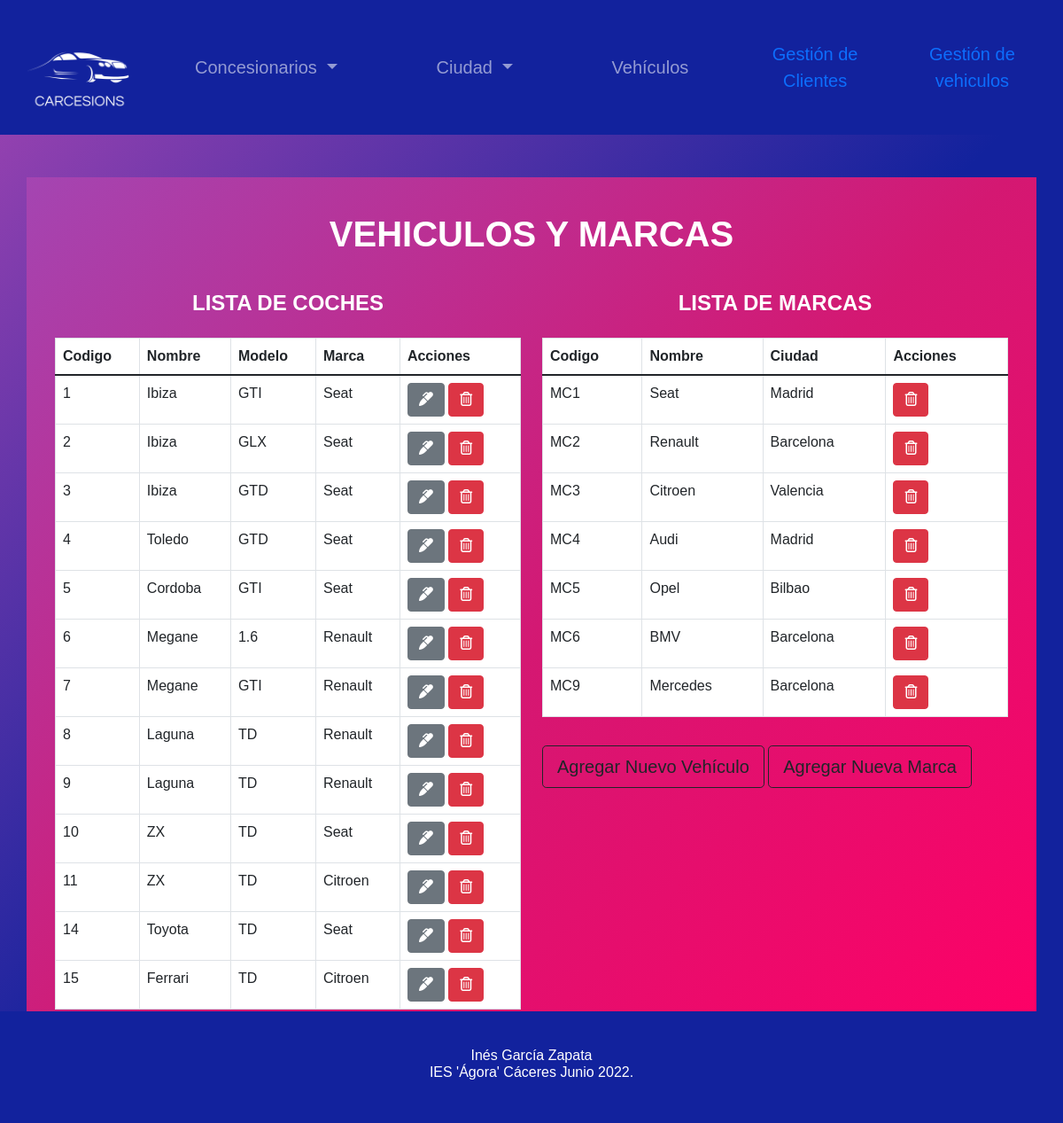
/index.php?c=vehiculos&a=coches, run on the app's committed database.
### tables this page shows
CREATE TABLE IF NOT EXISTS `coches` (
  `cod` int(4) NOT NULL AUTO_INCREMENT,
  `nombre` varchar(20) NOT NULL,
  `modelo` varchar(10) NOT NULL,
  `marca` varchar(10) NOT NULL,
  PRIMARY KEY (`cod`),
  KEY `fk_marcoche` (`marca`)
);

CREATE TABLE IF NOT EXISTS `marca` (
  `id_marca` varchar(5) NOT NULL,
  `nombre` varchar(20) NOT NULL,
  `ciudad` varchar(20) NOT NULL,
  PRIMARY KEY (`id_marca`)
);

### controlador/Vehiculos.php (called while the page is built, shortened)
<?php
class VehiculosControlador{
  public function __construct()
  {
    require_once 'modelo/VehiculoM.php';
    require_once 'modelo/MarcaM.php';
    require_once 'modelo/ConcesionarioM.php';
  }
  public function coches(){
    $vehiculos=new VehiculoM();
    $marcas = new MarcaM();
    $concesionarios = new ConcesionarioM();
    $data["concesionarios"] = $concesionarios->get_concesionarios();
    $data["titulo"]="Vehiculos y Marcas";
    $data["vehiculos"] = $vehiculos->get_vehiculos();
    $data["marcas"] = $marcas->get_marcas();
    require_once 'vista/header.php';
    require_once 'vista/vehiculo/vehiculo.php';
    require_once 'vista/footer.php';
  }
}

### config/db.php (called while the page is built)
<?php
class Conectar{
  public static function conexion(){
    $conexion = mysqli_connect('localhost', 'root', '', 'concesionario');
    return $conexion;
  }
}
?>

### modelo/ConcesionarioM.php (called while the page is built, shortened)
<?php
class ConcesionarioM
{
    private $db;
    private $concesionario;
    public function __construct()
    {
        $this->db = Conectar::conexion();
        $this->concesionario = array();
    }
    public function get_concesionarios()
    {
        $sql = "SELECT * FROM concesionario";
        $resultado = $this->db->query($sql);
        while ($row = $resultado->fetch_assoc()) {
            $this->concesionario[] = $row;
        }
        return $this->concesionario;
        print_r($this->concesionario);
    }
}

### modelo/VehiculoM.php (called while the page is built, shortened)
<?php
class VehiculoM{
  private $db;
  private $vehiculos;
  public function __construct()
  {
    $this->db=Conectar::conexion();
    $this->vehiculos=array();
  }
  public function get_vehiculos(){
    $sql= "SELECT coches.cod, coches.nombre, marca.nombre as marca, coches.modelo FROM `coches` INNER JOIN `marca` on coches.marca=marca.id_marca";
    $resultado=$this->db->query($sql);
    while($row=$resultado->fetch_assoc()){
      $this->vehiculos[]=$row;
    }
    return $this->vehiculos;
  }
}
?>

### modelo/MarcaM.php (called while the page is built, shortened)
<?php
class MarcaM{
  private $db;
  private $marcas;
  public function __construct()
  {
    $this->db=Conectar::conexion();
    $this->marcas=array();
  }
  public function get_marcas(){
    $sql="SELECT * FROM marca";
    $resultado=$this->db->query($sql);
    while($row=$resultado->fetch_assoc()){
      $this->marcas[]=$row;
    }
    return $this->marcas;
  }
}

### vista/vehiculo/vehiculo.php (the view, shortened to what this page needs)
<div class="container mt-5">
  <div class="row">
    <h1 class="text-center py-2"><?php echo $data['titulo'];  ?></h1>
    <div class="col-md-6">
      <h4 class="m-4 text-center">LISTA DE COCHES </h4>
      <table class="table table-bordered">
        <thead>
          <tr>
            <th>Codigo</th>
            <th>Nombre</th>
            <th>Modelo</th>
            <th>Marca</th>
            <th>Acciones</th>
          </tr>
        </thead>
        <tbody>
          <?php
          foreach ($data["vehiculos"] as $dato) { ?>
            <tr>
              <td><?php echo $dato['cod']; ?></td>
              <td><?php echo $dato['nombre']; ?></td>
              <td><?php echo $dato['modelo']; ?></td>
              <td><?php echo $dato['marca']; ?></td>
              <td>
                <a href="index.php?c=vehiculos&a=modificar&id=<?php echo $dato['cod']; ?>" class="btn btn-secondary"><i class="fas fa-marker"></i></a>
                <a href="index.php?c=vehiculos&a=eliminar&id=<?php echo $dato['cod']; ?>" class="btn btn-danger"><i class="far fa-trash-alt"></i></a>
              </td>
            </tr>
          <?php }  ?>
        </tbody>
      </table>
    </div>
    <div class="col-md-6">
      <h4 class="m-4 text-center">LISTA DE MARCAS </h4>
      <table class="table table-bordered">
        <thead>
          <tr>
            <th>Codigo</th>
            <th>Nombre</th>
            <th>Ciudad</th>
            <th>Acciones</th>
          </tr>
        </thead>
        <tbody>
          <?php
          foreach ($data["marcas"] as $dato) { ?>
            <tr>
              <td><?php echo $dato['id_marca']; ?></td>
              <td><?php echo $dato['nombre']; ?></td>
              <td><?php echo $dato['ciudad']; ?></td>
              <td>
                <a href="index.php?c=vehiculos&a=eliminarMarca&id=<?php echo $dato['id_marca']; ?>" class="btn btn-danger"><i class="far fa-trash-alt"></i></a>
              </td>
            </tr>
          <?php }  ?>
        </tbody>
      </table>
      <a href="index.php?c=vehiculos&a=nuevo" class="btn btn-lg btn-outline-dark mx-auto m-3" role="button">Agregar Nuevo Vehículo</a>
      <a href="index.php?c=vehiculos&a=nuevo" class="btn btn-lg btn-outline-dark mx-auto m-3" role="button">Agregar Nueva Marca</a>
    </div>
  </div>
</div>

### assets/css/estilos.css (style rules this page uses)
.container { padding: 2em; background-image: linear-gradient(-225deg, #A445B2 0%, #D41872 52%, #FF0066 100%); }
.titulo, h4,h1,span { font-weight: bold; text-transform: uppercase; color: white; }
.table { background-color: white; }

### data on the page
coches: cod "1", nombre "Ibiza", modelo "GTI", marca.nombre "Seat"
coches: cod "2", nombre "Ibiza", modelo "GLX", marca.nombre "Seat"
coches: cod "3", nombre "Ibiza", modelo "GTD", marca.nombre "Seat"
coches: cod "4", nombre "Toledo", modelo "GTD", marca.nombre "Seat"
coches: cod "5", nombre "Cordoba", modelo "GTI", marca.nombre "Seat"
coches: cod "6", nombre "Megane", modelo "1.6", marca.nombre "Renault"
coches: cod "7", nombre "Megane", modelo "GTI", marca.nombre "Renault"
coches: cod "8", nombre "Laguna", modelo "TD", marca.nombre "Renault"
coches: cod "9", nombre "Laguna", modelo "TD", marca.nombre "Renault"
coches: cod "10", nombre "ZX", modelo "TD", marca.nombre "Seat"
coches: cod "11", nombre "ZX", modelo "TD", marca.nombre "Citroen"
coches: cod "14", nombre "Toyota", modelo "TD", marca.nombre "Seat"
coches: cod "15", nombre "Ferrari", modelo "TD", marca.nombre "Citroen"
marca: id_marca "MC1", nombre "Seat", ciudad "Madrid"
marca: id_marca "MC2", nombre "Renault", ciudad "Barcelona"
marca: id_marca "MC3", nombre "Citroen", ciudad "Valencia"
marca: id_marca "MC4", nombre "Audi", ciudad "Madrid"
marca: id_marca "MC5", nombre "Opel", ciudad "Bilbao"
marca: id_marca "MC6", nombre "BMV", ciudad "Barcelona"
marca: id_marca "MC9", nombre "Mercedes", ciudad "Barcelona"

### other printed values
$data['titulo'] "VEHICULOS Y MARCAS"
